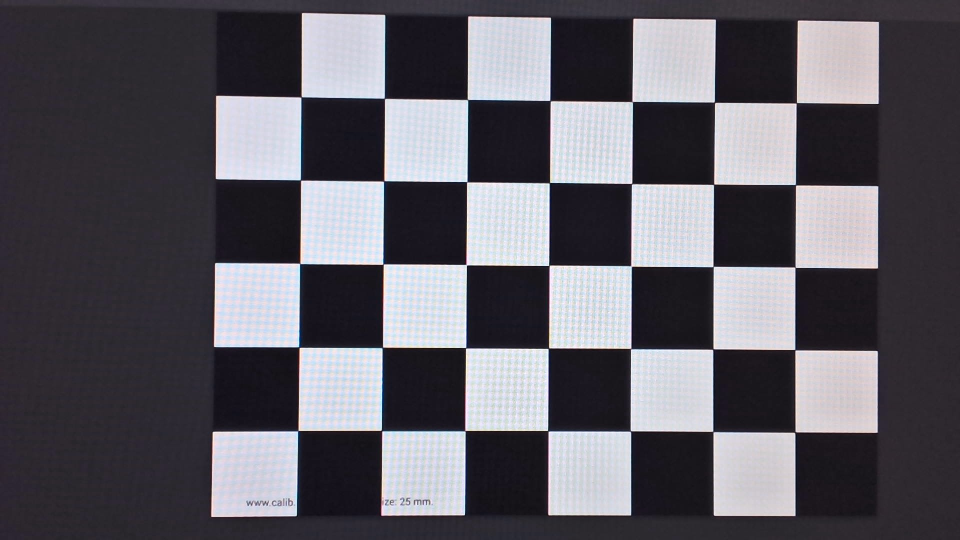
#> input picture camara/calib/1.jpg, 1920 x 1080 px (shown at 1/2 size); its folder holds 5 pictures in this run
$ python calibracion_guia.py
#> lines starting #> are read from the running program, lines starting #| are printed output that depends on the picture; after the words box and inside, x2 and y2 are one past the last pixel; in counts of white or black regions, pixels touching at a corner belong together

import cv2 as cv
import numpy as np
import glob # Para importar los nombres de las imágenes
import matplotlib.pyplot as plt   # Para mostrar las imágenes

#################################################
### ---- 1. Puntos en el objeto (índices) --- ###
#################################################
# --- CONFIGURA según tu tablero ---
# Para la calibración en OpenCV son importantes solamente los puntos que determinan las intersecciones internas; es decir, aquellos puntos rodeados por
# dos cuadrados negros y dos cuadrados blancos. Se puede determinar que hay 7 intersecciones internas en la horizontal (eje X),
# y 5 puntos en la vertical (eje Y), dando un total de 35 intersecciones. A estos puntos se les denomina "puntos del objeto" ("object points") y
# cada uno se representará como (Xi,Yi,0), donde Xi Yi son enteros que comienzan en cero. Así, a la primera intersección se le asociará el punto
# (0,0,0), a la segunda (1,0,0), y así hasta llegar al último punto (6,4,0).
pattern_size = (7, 5)   # ESQUINAS INTERNAS (con 8x6 cuadros → 7x5 esquinas)
#square_size  = 0.025    # cada cuadrito 25 mm → 0.025 m
# ----------------------------------


# Puntos 3D del patrón (Z=0)
# Preparar los puntos del objeto: (0,0,0), (1,0,0), (2,0,0) ..., (6,4,0)
objp = np.zeros((pattern_size[0]*pattern_size[1], 3), np.float32)
objp[:, :2] = np.mgrid[0:pattern_size[0], 0:pattern_size[1]].T.reshape(pattern_size[0]*pattern_size[1], 2)
#objp *= square_size
print("Primeros puntos:"); print(objp[0:4])
print("Últimos puntos:"); print(objp[-4:])

#################################################
### ---- 2. Puntos en la imagen (corners) --- ###
#################################################


images = sorted(glob.glob("calib/*.jpg"))   # busca todas las fotos
print("Número de imágenes:", len(images))
print("Ejemplo de imagen:", images[0])
imsize = None


# Lectura de una imagen
I = cv.imread(images[0])
#> I is the input picture: shape (1080, 1920, 3); mean B, G, R 100, 92.2, 94.4

# Tamaño de la imagen
I_size = (I.shape[1], I.shape[0])
#> I_size = (1920, 1080)
print(f"Tamaño de la imagen: (x,y)=({I_size[0]}, {I_size[1]})")
#| Tamaño de la imagen: (x,y)=(1920, 1080)

# Criterio de término: epslon y máximo de iteraciones
criteria = (cv.TERM_CRITERIA_EPS + cv.TERM_CRITERIA_MAX_ITER, 30, 1e-4)

# Conversión de la imagen a escala de grises
Igray = cv.cvtColor(I, cv.COLOR_BGR2GRAY)

# Encontrar las esquinas (corners) denominadas "puntos de la imagen" ("image points")
retval, corners = cv.findChessboardCorners(Igray, pattern_size, None)
#> retval = True; corners = 35 rows, first 8: [604.7, 194.4], [769.5, 196], [934.5, 199.5], [1100.3, 199.5], [1265.5, 203.5], [1429, 205.7], [1594.7, 206.2], [600, 360.3]

# Si se encuentra los puntos (corners), mostrar la imagen con los puntos
if retval == True:
    # Añadir precisión de sub-pixel
    corners2 = cv.cornerSubPix(Igray, corners, (11,11), (-1,-1), criteria)
#> corners2 = 35 rows, first 8: [602.6, 194.4], [769.3, 197.3], [935.4, 199.5], [1100.5, 201.8], [1265, 203.6], [1429.4, 205], [1593.2, 206.2], [601.4, 360.6]
    # Añadir los puntos (corners) encontrados a la imagen
    cv.drawChessboardCorners(I, pattern_size, corners2, retval)
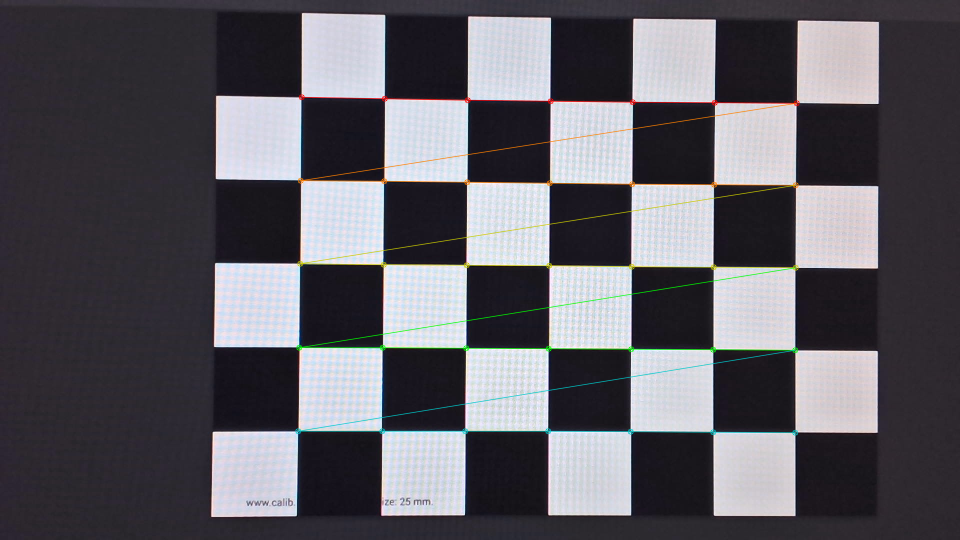
#> I: shape (1080, 1920, 3) (shown at 1/2 size); 1.43% of pixels changed, all inside (x1, y1, x2, y2) = (590, 188, 1600, 872)
    # Mostrar la imagen
    plt.figure(figsize=(8,8))
    plt.imshow(I, cmap='gray')
    plt.axis('off'); plt.show()

# Notar el orden en el que se encuentran los puntos: de izquierda a derecha y de arriba hacia abajo. E
# Este orden permite prever con antelación las coordenadas de estos puntos en 3D conociendo las dimensiones de cada cuadrado.


# A continuación se aplicará esta misma detección de esquinas pero ahora a todas las imágenes del tablero, y se agregará las
# coordenadas de las esquinas (en píxeles) a la lista 'img_points'.  Igualmente, se agregará las coordenadas (índices) de los
# puntos a la lista 'obj_points'. Debido a que se conoce el orden de los puntos, se puede prever su correspondencia en 3D
# (es decir, la correspondencia entre cada elemento de 'img_points' con los índices 'obj_points'.

# Almacén de puntos del objeto (índices) y puntos de la imagen (corners)
obj_points = []     # Puntos de cada objeto (3d)
img_points = []     # Puntos de cada imagen (2d)
show_images = False # Mostrar las imágenes?

# Bucle para todas las imágenes, buscando las "esquinas" (corners)
for idx, iname in enumerate(images):
    # Leer la imagen
    I = cv.imread(iname)
    # Convertir a escala de grises
    Igray = cv.cvtColor(I, cv.COLOR_BGR2GRAY)

    # Encontrar las esquinas (corners) internas del patrón (de cuadrados negros y blancos)
    retval, corners = cv.findChessboardCorners(Igray, pattern_size, None)

    # Si se encuentra los puntos, añadirlos a la lista
    if retval == True:
        # Incrementar la exactitud de los puntos
        corners2 = cv.cornerSubPix(Igray, corners, (11,11), (-1,-1), criteria)
        # Puntos del objeto y puntos de la imagen, para la imagen actual
        obj_points.append(objp)
        img_points.append(corners2)

        # Añadir a la imagen los puntos (corners) encontrados
        cv.drawChessboardCorners(I, pattern_size, corners, retval)

        # Almacenar las imágenes con sus esquinas ("corners")
        # cv2.imwrite('corners'+str(idx)+'.jpg', I)

        # Mostrar la imagen
        if (show_images):
            plt.imshow(I, cmap='gray')
            plt.axis('off'); plt.show()
#> pass 2 of the loop `for idx, iname in enumerate(images):`:
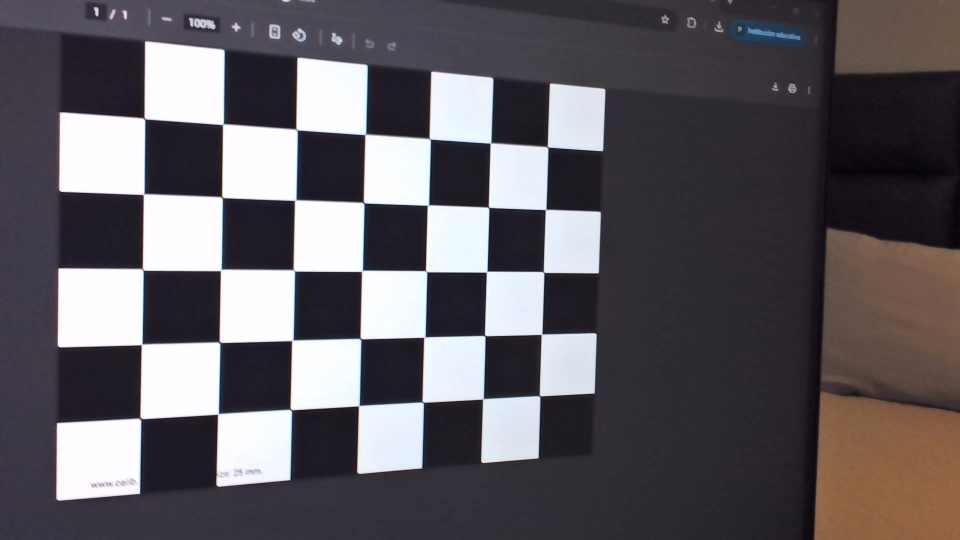
#> input picture camara/calib/10.jpg, 1920 x 1080 px (shown at 1/2 size)
#> I is the input picture: shape (1080, 1920, 3); mean B, G, R 96.6, 91.7, 95.9
#> `Igray = cv.cvtColor(I, cv.COLOR_BGR2GRAY)`:
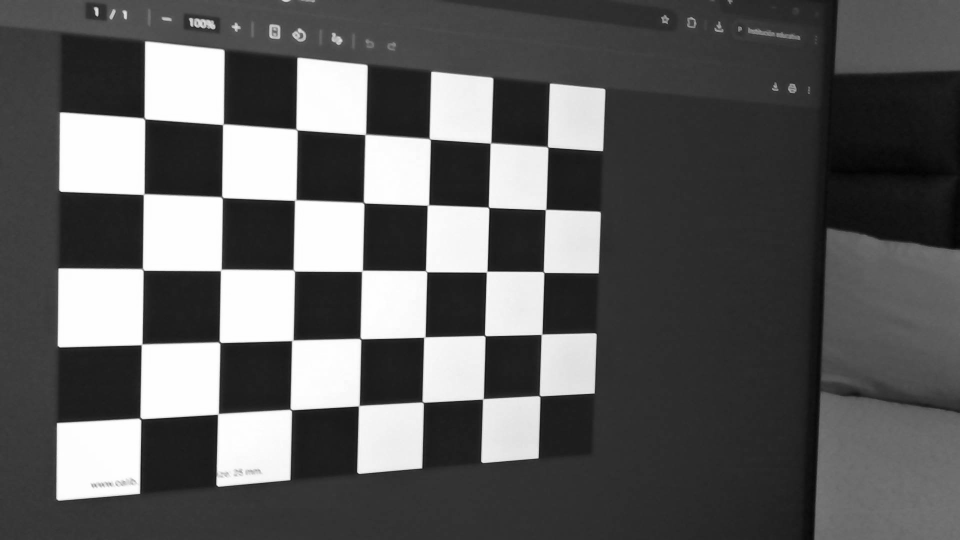
#> Igray: shape (1080, 1920) (shown at 1/2 size); min 2, max 255, mean 93.5
#> `retval, corners = cv.findChessboardCorners(Igray, pattern_size, None)`: corners = 35 rows, first 8: [288.5, 237.5], [445.5, 247.5], [593, 259], [731, 268.5], [860.5, 277], [981.5, 285], [1096.5, 293], [287, 388]
#> `corners2 = cv.cornerSubPix(Igray, corners, (11,11), (-1,-1), criteria)`: corners2 = 35 rows, first 8: [289.2, 237.5], [446.2, 249.2], [593.5, 259.6], [730.9, 269.4], [860.1, 278.4], [981.3, 286.6], [1095.8, 294.5], [287.6, 388.9]
#> `cv.drawChessboardCorners(I, pattern_size, corners, retval)`:
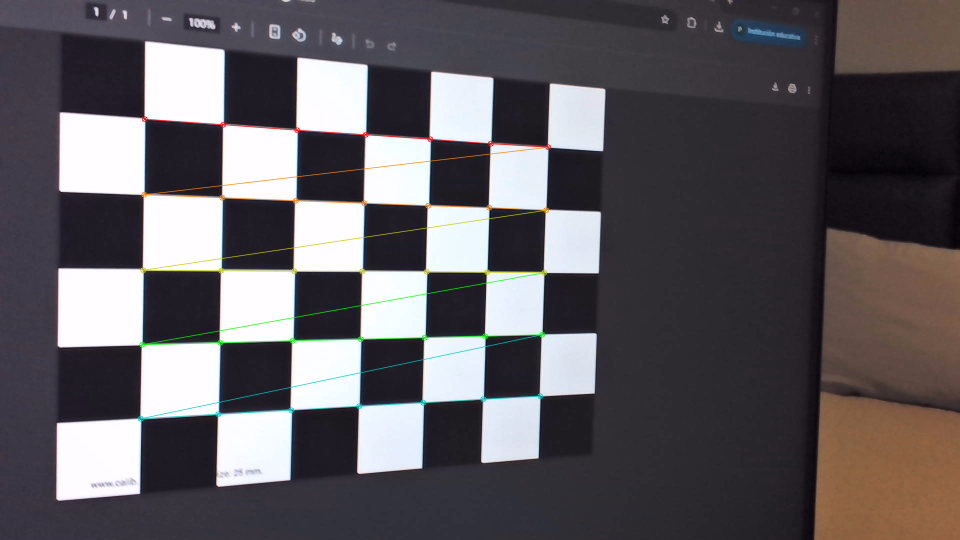
#> I: shape (1080, 1920, 3) (shown at 1/2 size); 1.18% of pixels changed, all inside (x1, y1, x2, y2) = (275, 232, 1103, 844)
#> pass 3 of the loop `for idx, iname in enumerate(images):`:
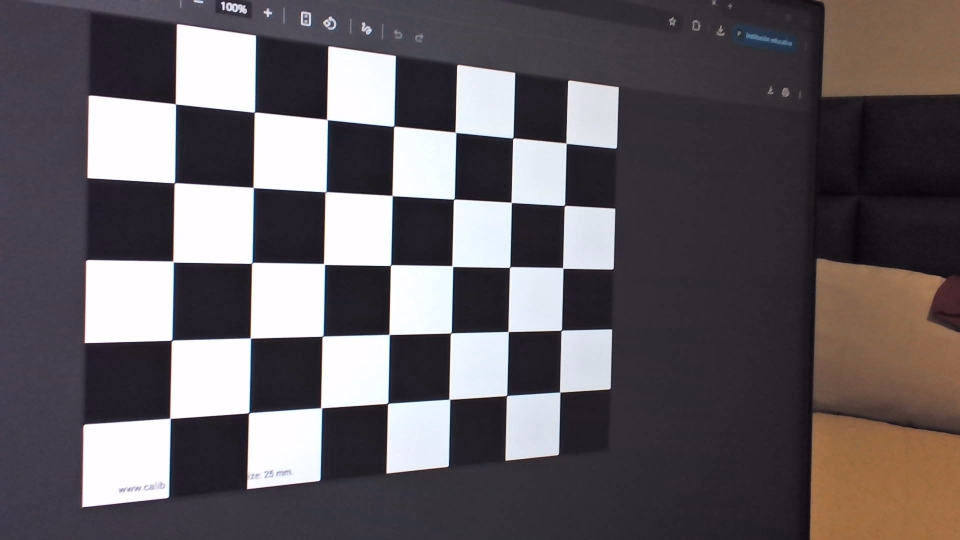
#> input picture camara/calib/11.jpg, 1920 x 1080 px (shown at 1/2 size)
#> I is the input picture: shape (1080, 1920, 3); mean B, G, R 97.3, 93.5, 99.2
#> `Igray = cv.cvtColor(I, cv.COLOR_BGR2GRAY)`:
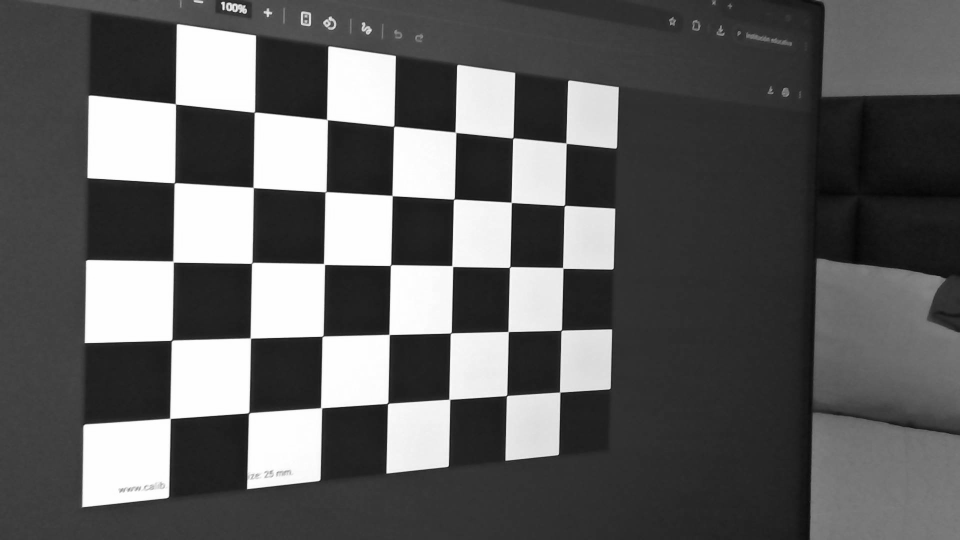
#> Igray: shape (1080, 1920) (shown at 1/2 size); min 4, max 255, mean 95.6
#> `retval, corners = cv.findChessboardCorners(Igray, pattern_size, None)`: corners = 35 rows, first 8: [349.1, 206.2], [507.7, 226.4], [654.5, 239.5], [789.2, 251.2], [911.5, 265], [1027.3, 275.4], [1130.8, 284.8], [350.2, 365.3]
#> `corners2 = cv.cornerSubPix(Igray, corners, (11,11), (-1,-1), criteria)`: corners2 = 35 rows, first 8: [351.3, 208.3], [509.1, 224.7], [654.5, 239.5], [787.9, 252.9], [911.4, 265], [1026.2, 276.4], [1132.6, 286.9], [349.1, 366]
#> `cv.drawChessboardCorners(I, pattern_size, corners, retval)`:
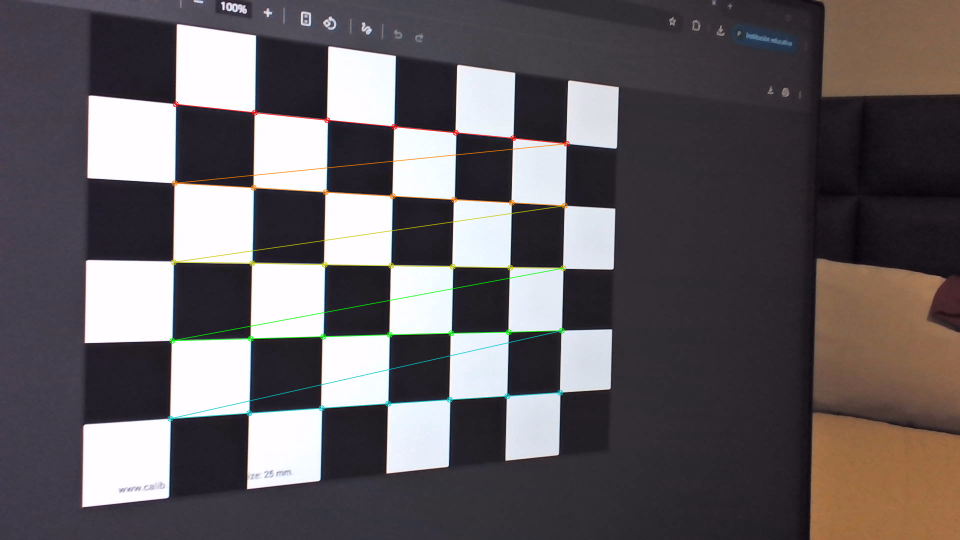
#> I: shape (1080, 1920, 3) (shown at 1/2 size); 1.16% of pixels changed, all inside (x1, y1, x2, y2) = (334, 202, 1140, 844)
#> the loop made 5 passes; the first 3 are shown


#################################################
### ---- 3. Calibración de la Cámara --- ###
#################################################

# La calibración de la cámara se realiza usando la función 'calibrateCamera', teniendo como entrada los puntos
# del objeto 'obj_points', los puntos correspondientes en la 'imagen img_points', y el tamaño de las imágenes.


# Calibración de la cámara dados los puntos objeto (3D) y los puntos imágen (corners) correspondientes
retval, M, coefs_dist, rvecs, tvecs = cv.calibrateCamera(obj_points, img_points, I_size, None, None)


# Mostrar los los parámetros
print("Matriz de calibración:"); print(np.round(M,3))
print("\nCoeficientes de distorsión:"); print(np.round(coefs_dist,3))
print("Error de reproyección promedio (RMS):", retval)

# Los parámetros pueden ser almacenados en un archivo binario, usando la biblioteca llamada pickle,
# para luego ser cargados cuando sea necesario. Los parámetros calibrados se almacenarán en formato de diccionario
# (pero en binario) en el archivo camera_params.p.

# Grabar los valores usando pickle
import pickle

# Diccionario para almacenar parámetros calibrados
params = {}
params["M"] = M
params["coefs_dist"] = coefs_dist

# Almacenar los parámetros de la cámara
pickle.dump(params, open("camera_params_2.npz", "wb")) #cambiar
print("Parámetros de la cámara: GUARDADO")


#################################################
### ---- 4. Aplicación de la Calibración a una Imagen --- ###
#################################################

# Los parámetros intrínsecos obtenidos durante la calibración de la cámara pueden ser obtenidos para quitar
# la distorsión a una imagen. Con este fin se utiliza la función cv2.undistort.

# Imagen de entrada
Iorig = cv.imread('calib/14.jpg')
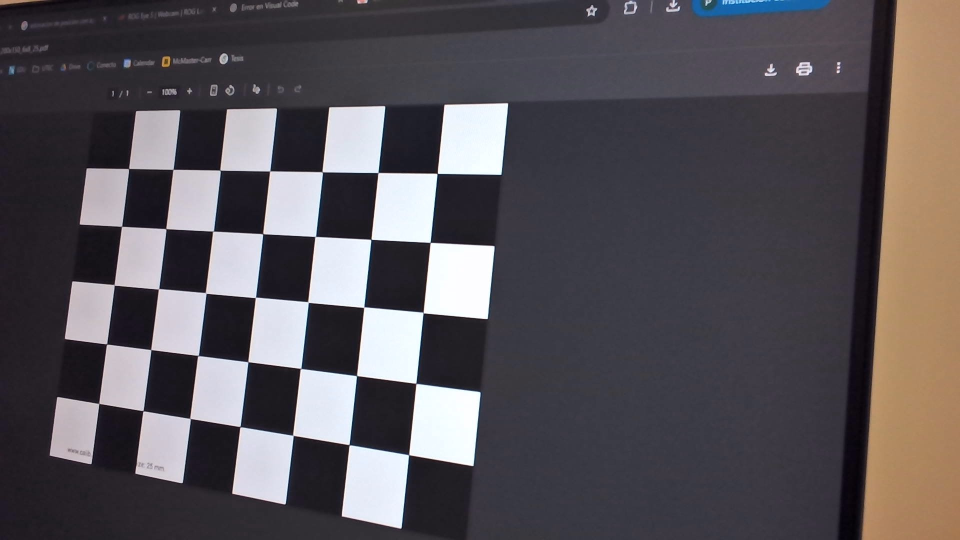
#> input picture camara/calib/14.jpg, 1920 x 1080 px (shown at 1/2 size)
#> Iorig is the input picture: shape (1080, 1920, 3); mean B, G, R 88, 83.5, 88.4

# Corregir la distorsión
Iundist = cv.undistort(Iorig, M, coefs_dist, None)
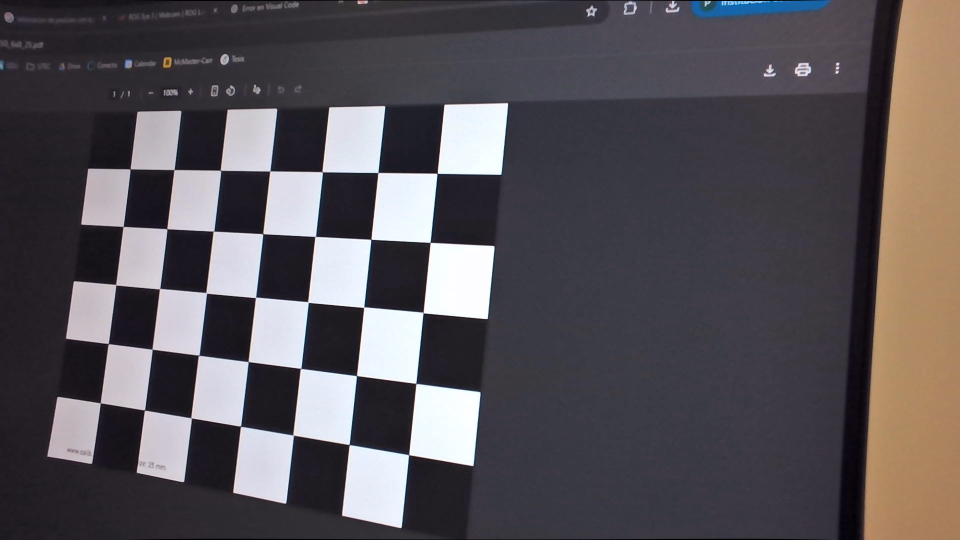
#> Iundist: shape (1080, 1920, 3) (shown at 1/2 size); mean B, G, R 87.8, 83.4, 88.3

# Visualizar
fig, (ax1, ax2) = plt.subplots(1, 2, figsize=(20,10))
ax1.imshow(Iorig)
ax1.set_title('Imagen original', fontsize=20); ax1.axis('off')
ax2.imshow(Iundist)
ax2.set_title('Imagen sin distorsión', fontsize=20); ax2.axis('off');
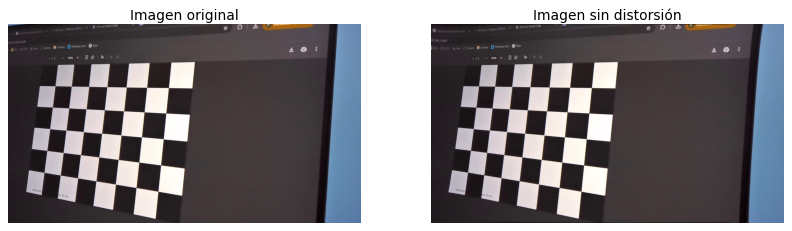
#> figure drawn by matplotlib, 2 panels; B, G, R data is drawn as R, G, B
